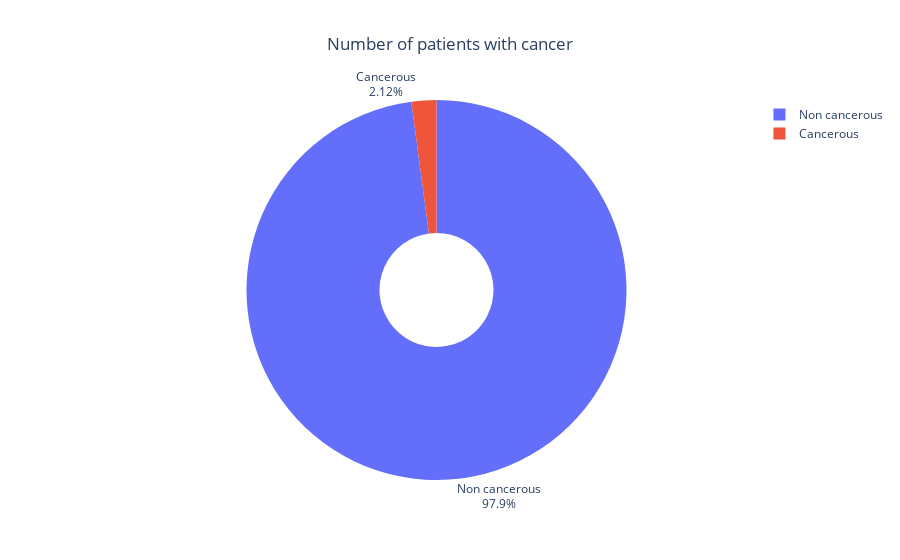

The code cell stored with this chart in its notebook:
### Markdown cell above
# 3. Exploratory Data Analysis (EDA)

### Code cell
fig = go.Figure(data=[go.Pie(labels=['Non cancerous', 'Cancerous'], values=train_df['cancer'].value_counts(), hole=.3)])
fig.update_traces(textposition='outside', textinfo='percent+label')
fig.update_layout(title_text='Number of patients with cancer', title_x=0.5)
fig.show()

### Figure 1 — Plotly figure (JSON) as saved in the notebook; plotly's stock layout.template omitted (floating-point values rounded to 4 significant figures)
{"data": [{"hole": 0.3, "labels": ["Non cancerous", "Cancerous"], "textinfo": "percent+label", "textposition": "outside", "type": "pie", "values": [53548, 1158]}], "layout": {"title": {"text": "Number of patients with cancer", "x": 0.5}}}
